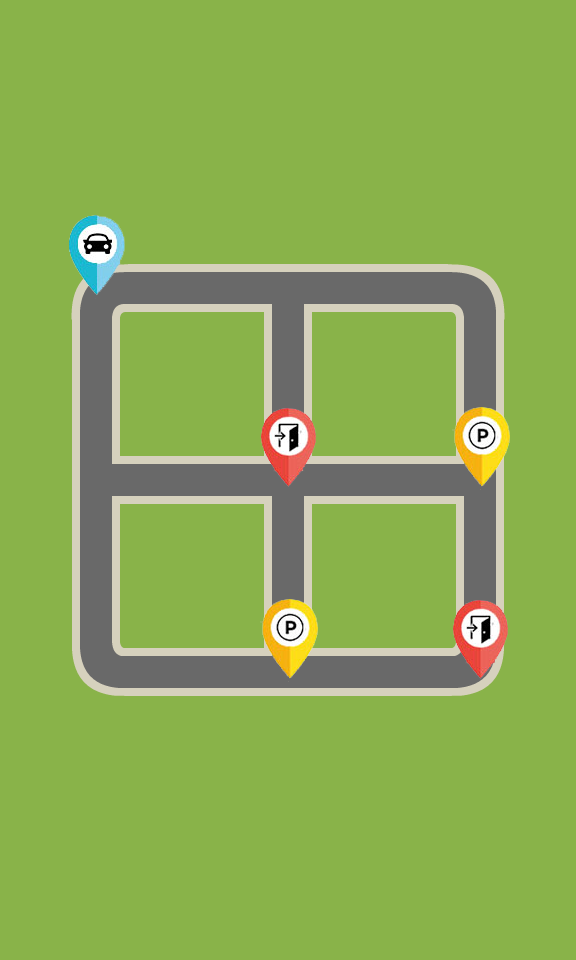

Tiled map render using the project's own tile images. Description and the whole map definition, tile-layer contents included, below:
An orthogonal 9x15 tile map with 64x64 px tiles, 2 tile layers (Tile Layer 1, Tile Layer 2), 2 tilesets.

<map version="1.0" orientation="orthogonal" renderorder="right-down" width="9" height="15" tilewidth="64" tileheight="64" nextobjectid="1">
 <tileset firstgid="1" name="spritesheet" tilewidth="64" tileheight="64" tilecount="81" columns="9">
  <image source="spritesheet.png" width="576" height="576" />
  <tile id="0">
   <properties>
    <property name="10304237" value="" />
   </properties>
  </tile>
  <tile id="1">
   <properties>
    <property name="10304233" value="" />
   </properties>
  </tile>
  <tile id="7">
   <properties>
    <property name="10304231" value="" />
   </properties>
  </tile>
  <tile id="14">
   <properties>
    <property name="10304238" value="" />
   </properties>
  </tile>
  <tile id="15">
   <properties>
    <property name="10304235" value="" />
   </properties>
  </tile>
  <tile id="16">
   <properties>
    <property name="10304236" value="" />
   </properties>
  </tile>
  <tile id="20">
   <properties>
    <property name="10304234" value="" />
   </properties>
  </tile>
  <tile id="22">
   <properties>
    <property name="10304232" value="" />
   </properties>
  </tile>
  <tile id="23">
   <properties>
    <property name="10304239" value="" />
   </properties>
  </tile>
  <tile id="33">
   <properties>
    <property name="blocked" value="" />
   </properties>
  </tile>
 </tileset>
 <tileset firstgid="82" name="POI" tilewidth="64" tileheight="64" tilecount="81" columns="9">
  <image source="POI.png" width="576" height="576" />
 </tileset>
 <layer name="Tile Layer 1" width="9" height="15" opacity="0.99">
  <data encoding="csv">
34,34,34,34,34,34,34,34,34,
34,34,34,34,34,34,34,34,34,
34,34,34,34,34,34,34,34,34,
34,34,34,34,34,34,34,34,34,
34,1,32,32,2,32,32,21,34,
34,7,34,34,7,34,34,7,34,
34,7,34,34,7,34,34,7,34,
34,15,32,32,24,32,32,23,34,
34,7,34,34,7,34,34,7,34,
34,7,34,34,7,34,34,7,34,
34,16,32,32,17,32,32,8,34,
34,34,34,34,34,34,34,34,34,
34,34,34,34,34,34,34,34,34,
34,34,34,34,34,34,34,34,34,
34,34,34,34,34,34,34,34,34
</data>
 </layer>
 <layer name="Tile Layer 2" width="9" height="15">
  <data encoding="csv">
0,0,0,0,0,0,0,0,0,
0,0,0,0,0,0,0,0,0,
0,0,0,0,0,0,0,0,0,
0,82,0,0,0,0,0,0,0,
0,91,0,0,0,0,0,0,0,
0,0,0,0,0,0,0,0,0,
0,0,0,0,84,0,0,86,0,
0,0,0,0,93,0,0,95,0,
0,0,0,0,0,0,0,0,0,
0,0,0,0,86,0,0,84,0,
0,0,0,0,95,0,0,93,0,
0,0,0,0,0,0,0,0,0,
0,0,0,0,0,0,0,0,0,
0,0,0,0,0,0,0,0,0,
0,0,0,0,0,0,0,0,0
</data>
 </layer>
</map>
